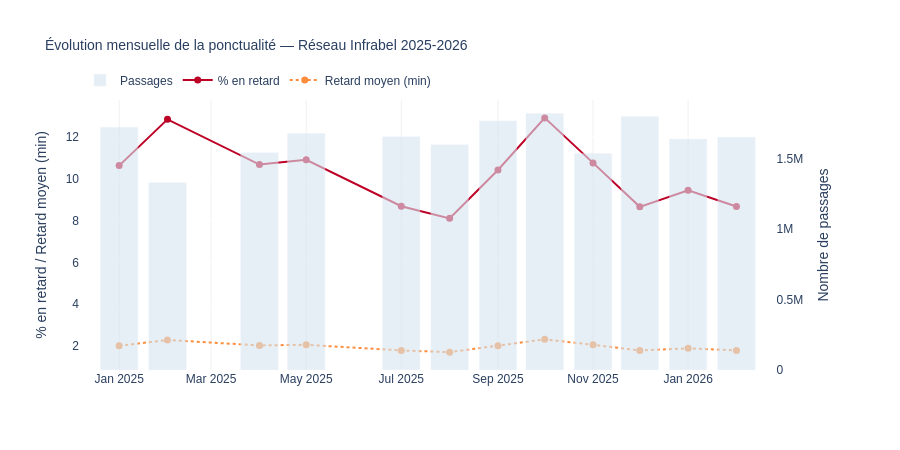

The cell this chart's notebook holds for it:
### Code cell
# Graphique
import plotly.graph_objects as go
from plotly.subplots import make_subplots

fig3 = make_subplots(specs=[[{'secondary_y': True}]])

fig3.add_trace(go.Bar(
    x=tendance['mois'],
    y=tendance['total_passages'],
    name='Passages',
    marker_color='#d6e4f0',
    opacity=0.6
), secondary_y=True)

fig3.add_trace(go.Scatter(
    x=tendance['mois'],
    y=tendance['pct_en_retard'],
    name='% en retard',
    mode='lines+markers',
    line=dict(color='#bd0026', width=2),
    marker=dict(size=7)
), secondary_y=False)

fig3.add_trace(go.Scatter(
    x=tendance['mois'],
    y=tendance['retard_moyen'],
    name='Retard moyen (min)',
    mode='lines+markers',
    line=dict(color='#fd8d3c', width=2, dash='dot'),
    marker=dict(size=7)
), secondary_y=False)

fig3.update_layout(
    title='Évolution mensuelle de la ponctualité — Réseau Infrabel 2025-2026',
    height=450,
    font_family='Arial',
    plot_bgcolor='white',
    paper_bgcolor='white',
    title_font_size=14,
    legend=dict(orientation='h', yanchor='bottom', y=1.02),
    xaxis=dict(
        tickformat='%b %Y',
        showgrid=True,
        gridcolor='#f0f0f0'
    )
)
fig3.update_yaxes(title_text='% en retard / Retard moyen (min)', secondary_y=False)
fig3.update_yaxes(title_text='Nombre de passages', secondary_y=True, showgrid=False)

os.makedirs('outputs', exist_ok=True)
fig3.write_html('outputs/tendance_mensuelle.html')
fig3.show()

### Figure 1 — Plotly figure (JSON) as saved in the notebook; plotly's stock layout.template omitted (floating-point values rounded to 4 significant figures)
{"data": [{"marker": {"color": "#d6e4f0"}, "name": "Passages", "opacity": 0.6, "type": "bar", "x": ["2025-01-01T00:00:00.000000000", "2025-02-01T00:00:00.000000000", "2025-04-01T00:00:00.000000000", "2025-05-01T00:00:00.000000000", "2025-07-01T00:00:00.000000000", "2025-08-01T00:00:00.000000000", "2025-09-01T00:00:00.000000000", "2025-10-01T00:00:00.000000000", "2025-11-01T00:00:00.000000000", "2025-12-01T00:00:00.000000000", "2026-01-01T00:00:00.000000000", "2026-02-01T00:00:00.000000000"], "xaxis": "x", "y": [1721801, 1328978, 1541054, 1678330, 1654318, 1597316, 1766983, 1819466, 1535125, 1797300, 1638419, 1650954], "yaxis": "y2"}, {"line": {"color": "#bd0026", "width": 2}, "marker": {"size": 7}, "mode": "lines+markers", "name": "% en retard", "type": "scatter", "x": ["2025-01-01T00:00:00.000000000", "2025-02-01T00:00:00.000000000", "2025-04-01T00:00:00.000000000", "2025-05-01T00:00:00.000000000", "2025-07-01T00:00:00.000000000", "2025-08-01T00:00:00.000000000", "2025-09-01T00:00:00.000000000", "2025-10-01T00:00:00.000000000", "2025-11-01T00:00:00.000000000", "2025-12-01T00:00:00.000000000", "2026-01-01T00:00:00.000000000", "2026-02-01T00:00:00.000000000"], "xaxis": "x", "y": [10.62, 12.83, 10.67, 10.9, 8.68, 8.1, 10.41, 12.9, 10.75, 8.65, 9.44, 8.67], "yaxis": "y"}, {"line": {"color": "#fd8d3c", "dash": "dot", "width": 2}, "marker": {"size": 7}, "mode": "lines+markers", "name": "Retard moyen (min)", "type": "scatter", "x": ["2025-01-01T00:00:00.000000000", "2025-02-01T00:00:00.000000000", "2025-04-01T00:00:00.000000000", "2025-05-01T00:00:00.000000000", "2025-07-01T00:00:00.000000000", "2025-08-01T00:00:00.000000000", "2025-09-01T00:00:00.000000000", "2025-10-01T00:00:00.000000000", "2025-11-01T00:00:00.000000000", "2025-12-01T00:00:00.000000000", "2026-01-01T00:00:00.000000000", "2026-02-01T00:00:00.000000000"], "xaxis": "x", "y": [2.01, 2.29, 2.03, 2.06, 1.79, 1.71, 2.02, 2.32, 2.06, 1.79, 1.89, 1.79], "yaxis": "y"}], "layout": {"font": {"family": "Arial"}, "height": 450, "legend": {"orientation": "h", "y": 1.02, "yanchor": "bottom"}, "paper_bgcolor": "white", "plot_bgcolor": "white", "title": {"font": {"size": 14}, "text": "Évolution mensuelle de la ponctualité — Réseau Infrabel 2025-2026"}, "xaxis": {"anchor": "y", "domain": [0, 0.94], "gridcolor": "#f0f0f0", "showgrid": true, "tickformat": "%b %Y"}, "yaxis": {"anchor": "x", "domain": [0, 1], "title": {"text": "% en retard / Retard moyen (min)"}}, "yaxis2": {"anchor": "x", "overlaying": "y", "showgrid": false, "side": "right", "title": {"text": "Nombre de passages"}}}}
